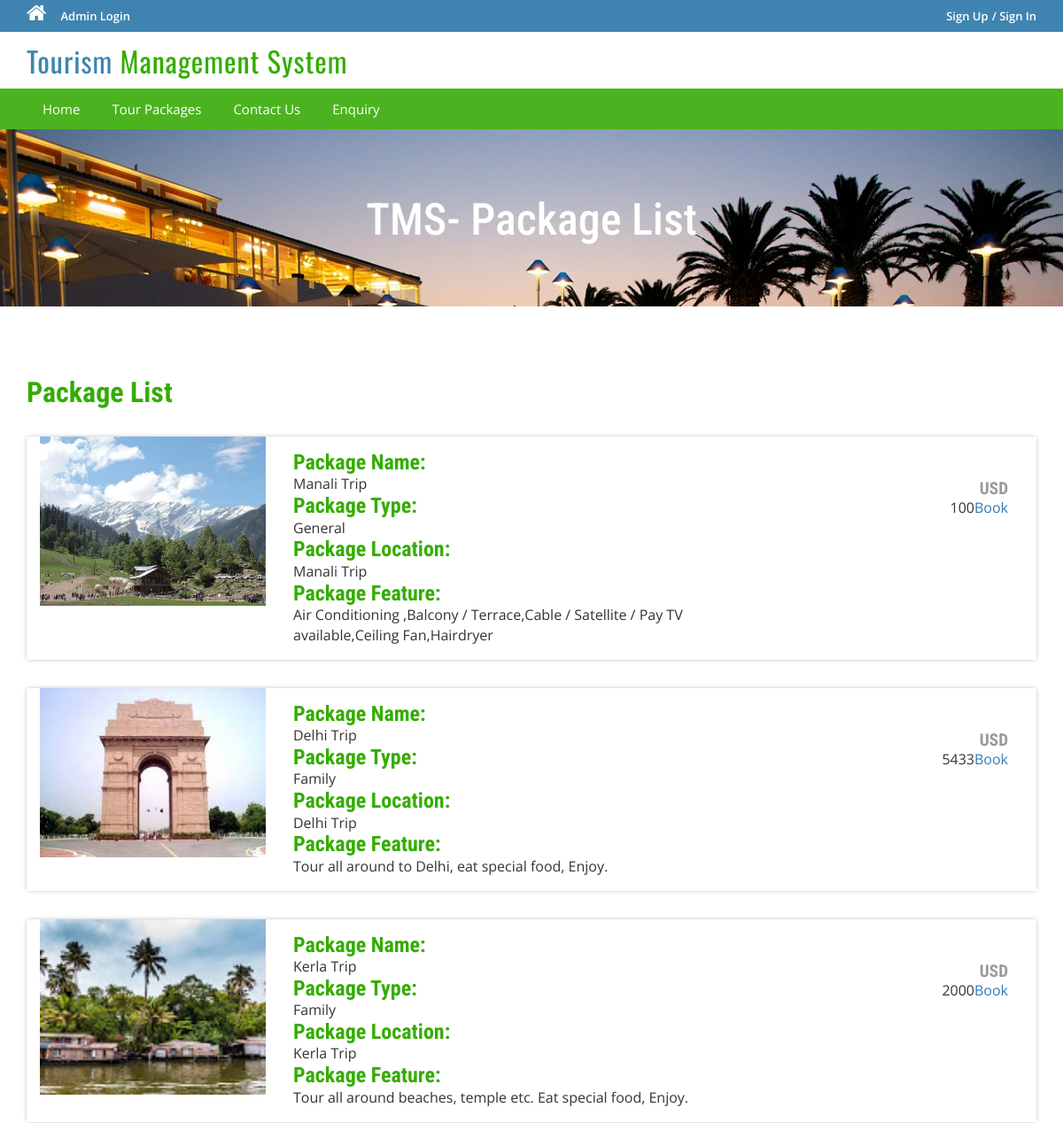
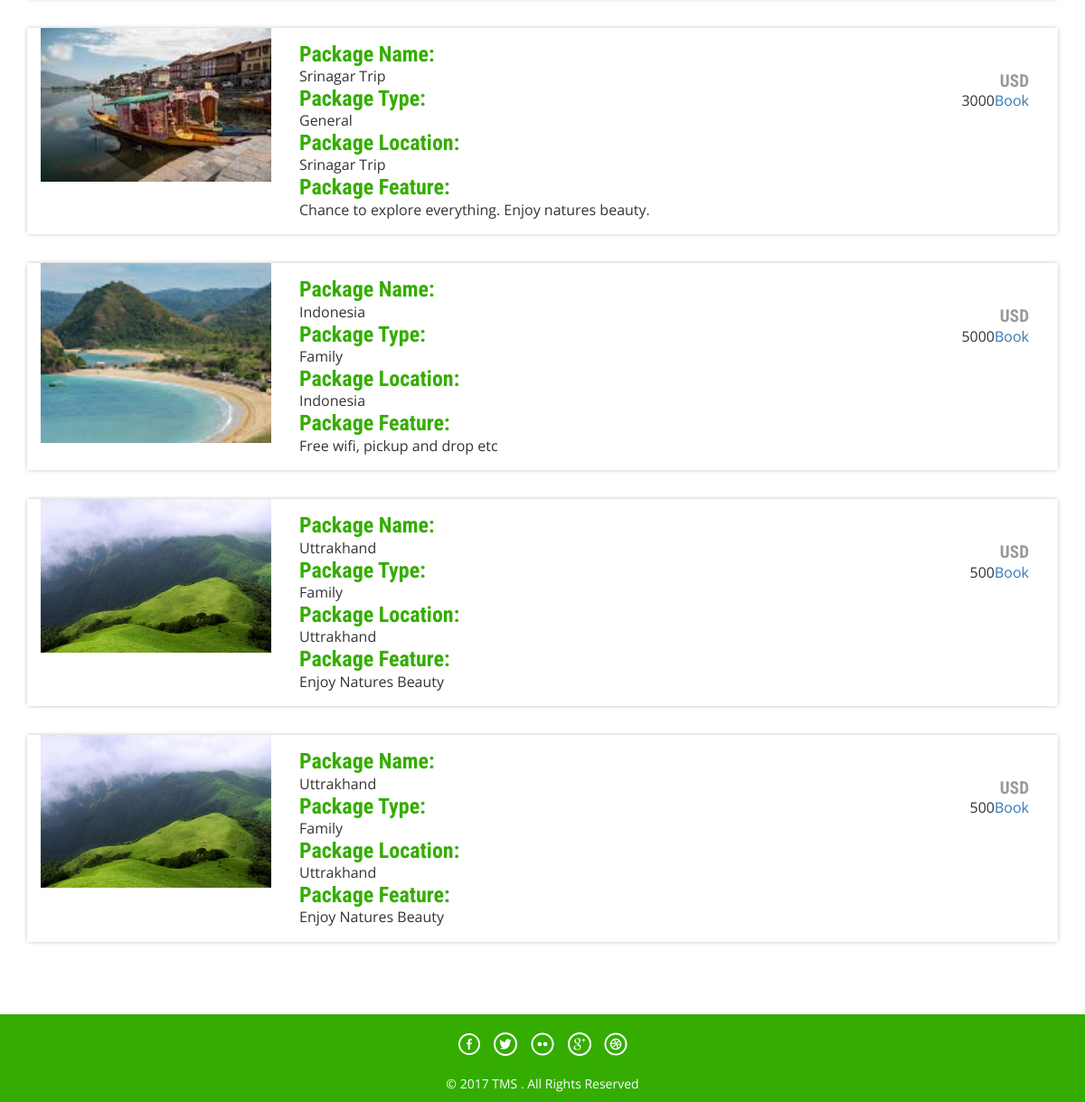
The app's page /package-list.php with its own data (2 pictures, top to bottom).
### tables this page shows
CREATE TABLE `tbltourpackages` (
  `PackageId` int(11) NOT NULL,
  `PackageName` varchar(200) NOT NULL,
  `PackageType` varchar(150) NOT NULL,
  `PackageLocation` varchar(100) NOT NULL,
  `PackagePrice` int(11) NOT NULL,
  `PackageFeatures` varchar(255) NOT NULL,
  `PackageImage` varchar(100) NOT NULL,
  `Creationdate` timestamp NOT NULL DEFAULT CURRENT_TIMESTAMP,
  `UpdationDate` timestamp NULL DEFAULT '0000-00-00 00:00:00' ON UPDATE CURRENT_TIMESTAMP
);

### database.php (called while the page is built, shortened)
<?php
class Database implements user
{
    private $connection;
    public function connect_db()
    {
		$this->connection = mysqli_connect('localhost', 'root', '', 'tms');
    }
      public function view()
    {
       $sql = "select * from tbltourpackages;";
       if ($row=mysqli_query($this->connection, $sql))
       {
           return $row;
       }
       else
       {
           return false;
       }
   }
}
$database = new Database();
?>

### package-list.php (the view, shortened to what this page needs)
<?php
require_once('database.php');
?>
<!DOCTYPE HTML>
<html>
<head>
<link href="css/bootstrap.css" rel='stylesheet' type='text/css' />
<link href="css/style.css" rel='stylesheet' type='text/css' />
<link href="css/font-awesome.css" rel="stylesheet">
<link href="css/animate.css" rel="stylesheet" type="text/css" media="all">
</head>
<body>
<?php include('includes/header.php');?>
<div class="banner-3">
	<div class="container">
		<h1 class="wow zoomIn animated animated" data-wow-delay=".5s" style="visibility: visible; animation-delay: 0.5s; animation-name: zoomIn;"> TMS- Package List</h1>
	</div>
</div>
<div class="container">
	<div class="holiday">
		<h3>Package List</h3>
<?php
require_once ('database.php');
$res=$database->view();
	if($res)
	{
		if(mysqli_num_rows($res)>0)
		{
			while($row=mysqli_fetch_assoc($res))
			{
				echo '<div class="rom-btm">
				<div class="col-md-3 room-left wow fadeInLeft animated" data-wow-delay=".5s">'.
				'<img src="admin/packageimages/'.$row["PackageImage"].'"  class="img-responsive" width="120%" height="120%">'.
				'</div>
				<div class="col-md-6 room-midle wow fadeInUp animated" data-wow-delay=".5s">
					<h4>Package Name:</h4>' .$row['PackageName'].'<h4>Package Type:</h4>' .$row['PackageType'].
					'<h4>Package Location:</h4>' .$row['PackageName'].'<h4>Package Feature:</h4>' .$row['PackageFeatures'].
				'</div>
				<div class="col-md-3 room-right wow fadeInRight animated" data-wow-delay=".5s">
					<h5>USD</h4>' .$row['PackagePrice'].
					'<a href="package-details.php?pkgid='.$row['PackageId'].'class="btn-primary btn">Book</a>'.
				'</div>
				<div class="clearfix"></div>
			</div>';
			}
		}
	}
	?>
</div>
</div>
<?php include('includes/footer.php');?>
</body>
</html>

### css/style.css (style rules this page uses)
html, body { font-size: 100%; background: #fff; font-family: 'Open Sans', sans-serif; }
body a,.grid_1,plan_1,plan_1.one,plan_1.two,i.icon1, i.icon2, i.icon3, i.icon4, i.icon5, i.icon6 { transition:0.5s all; -webkit-transition:0.5s all; -moz-transition:0.5s all; -o-transition:0.5s all; -ms-transition:0.5s all; }
h1,h2,h3,h4,h5,h6 { margin:0; font-family: 'Roboto Condensed', sans-serif; }
.holiday { padding: 5em 0; }
.holiday h3 { font-size: 2em; font-weight: 700; color: #34ad00; }
.banner-3 { background: url(../images/6.jpg)no-repeat; background-size: cover; -webkit-background-size: cover; -o-background-size: cover; -ms-background-size: cover; -moz-background-size: cover; min-height:200px; }
.banner-3 h1 { font-size: 50px; margin-bottom: 40px; padding: 1.5em 0 0; text-align: center; color: #fff; }
.rom-btm { margin-top: 2em; box-shadow: 0px 0px 5px -1px rgba(0, 0, 0, 0.37); }
.rom-btm h4 { font-size: 1.5em; font-weight: 700; color: #34ad00; }
.room-right { text-align: right; padding: 3em 2em; }
.room-midle { padding: 1em; }
.rom-btm h5 { font-size: 1.2em; font-weight: 700; color: #999; }

### records on screen
tbltourpackages: PackageImage (picture), PackageName "Manali Trip", PackageType "General", PackageFeatures "Air Conditioning ,Balcony / Terrace,Cable / Satellite / Pay TV available,Ceiling Fan,Hairdryer", PackagePrice "100"
tbltourpackages: PackageImage (picture), PackageName "Delhi Trip", PackageType "Family", PackageFeatures "Tour all around to Delhi, eat special food, Enjoy.", PackagePrice "5433"
tbltourpackages: PackageImage (picture), PackageName "Kerla Trip", PackageType "Family", PackageFeatures "Tour all around beaches, temple etc. Eat special food, Enjoy.", PackagePrice "2000"
tbltourpackages: PackageImage (picture), PackageName "Srinagar Trip", PackageType "General", PackageFeatures "Chance to explore everything. Enjoy natures beauty.", PackagePrice "3000"
tbltourpackages: PackageImage (picture), PackageName "Indonesia", PackageType "Family", PackageFeatures "Free wifi, pickup and drop etc", PackagePrice "5000"
tbltourpackages: PackageImage (picture), PackageName "Uttrakhand", PackageType "Family", PackageFeatures "Enjoy Natures Beauty", PackagePrice "500"
tbltourpackages: PackageImage (picture), PackageName "Uttrakhand", PackageType "Family", PackageFeatures "Enjoy Natures Beauty", PackagePrice "500"
